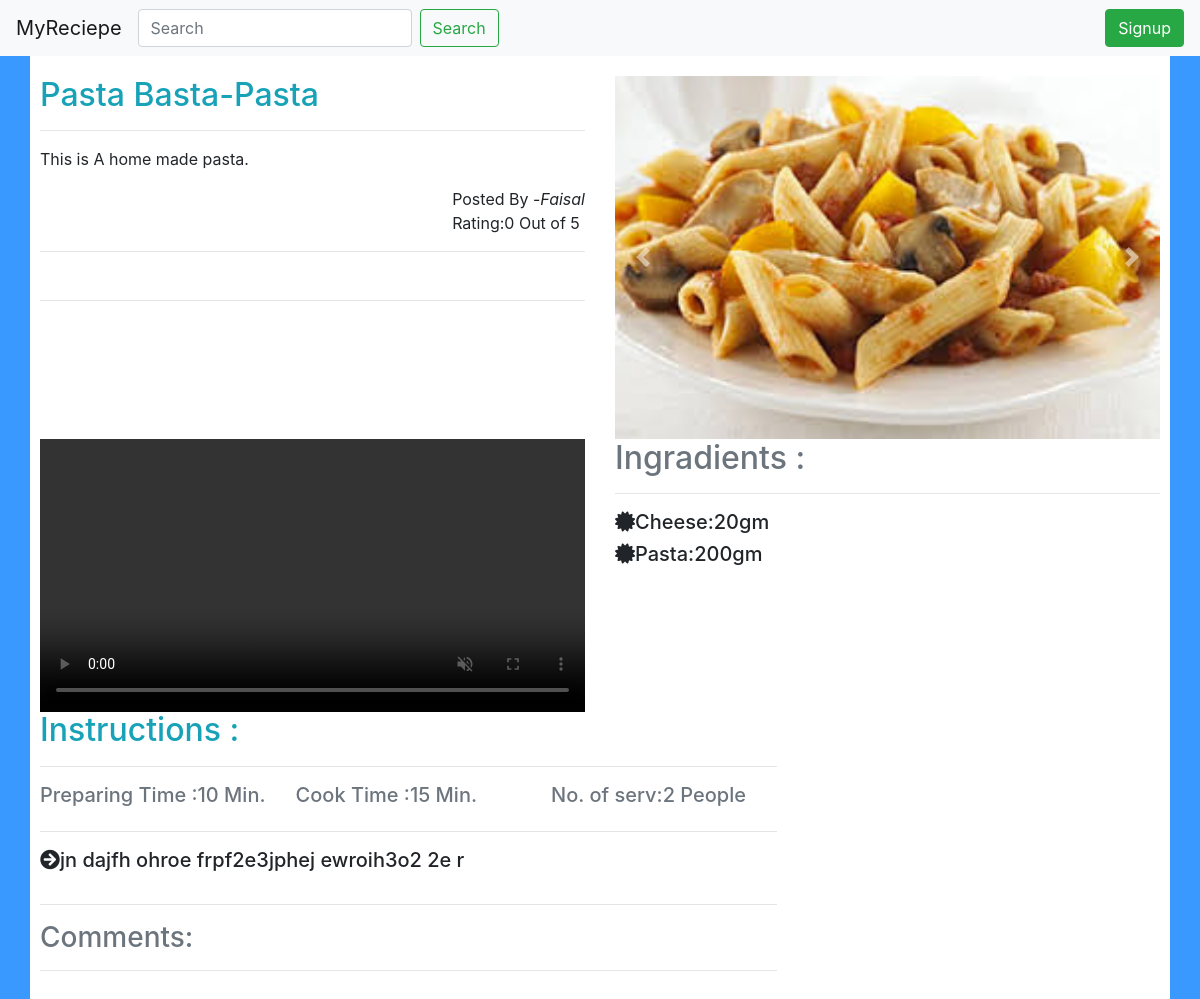
Page /showrecipe.php?postid=24 on the committed database.
### tables this page shows
CREATE TABLE `recipe_post` (
  `id` int(11) NOT NULL,
  `user_id` int(11) NOT NULL,
  `name` varchar(200) NOT NULL,
  `category` varchar(100) NOT NULL,
  `recipe_details` varchar(500) NOT NULL,
  `approve_status` tinyint(1) NOT NULL
);

CREATE TABLE `user` (
  `User_Id` int(11) NOT NULL,
  `Name` varchar(80) NOT NULL,
  `Dob` varchar(12) NOT NULL,
  `Gender` varchar(6) NOT NULL,
  `Email` varchar(50) NOT NULL,
  `Favourite` varchar(500) NOT NULL,
  `Password` varchar(200) NOT NULL,
  `Type` int(1) NOT NULL
);

CREATE TABLE `recipe_instruct` (
  `id` int(11) NOT NULL,
  `post_id` int(11) NOT NULL,
  `description` varchar(500) NOT NULL,
  `image` varchar(50) NOT NULL
);

CREATE TABLE `recipe_details` (
  `id` int(11) NOT NULL,
  `post_id` int(11) NOT NULL,
  `serving` float NOT NULL,
  `prep_time` float NOT NULL,
  `cook_time` float NOT NULL,
  `ingradiants` varchar(500) NOT NULL,
  `Video` varchar(50) NOT NULL
);

### showrecipe.php (the view, shortened to what this page needs)
<?php
if(!isset($_SESSION['id']))
{
    include('primaryheader.php');
}
$postid = $_GET['postid'];
$rating=0;
include("connection.php");
    $result=mysqli_query($conn,"SELECT image FROM recipe_instruct WHERE post_id=$postid");
    $rows=mysqli_num_rows($result);
    $result2=mysqli_query($conn,"SELECT recipe_post.name,recipe_post.recipe_details,recipe_post.category,user.Name from recipe_post INNER JOIN user where recipe_post.user_id=user.User_Id and recipe_post.id=$postid");
    $row2=mysqli_fetch_assoc($result2);
    $result3=mysqli_query($conn,"SELECT * FROM recipe_details WHERE post_id=$postid");
    $row3 = mysqli_fetch_assoc($result3);
    $result4=mysqli_query($conn,"SELECT description FROM recipe_instruct WHERE post_id=$postid");
    $rows4=mysqli_num_rows($result4);
?>
    <div class="container">
        <div class="row">
            <div class="col-md-6">
                <h2 class="text-info"><?php echo $row2['name']."-".$row2['category'];; ?></h2>
                <hr/>
                <p><?php echo $row2['recipe_details'] ?></p>
                <span class="float-right">Posted By -<cite><?php echo $row2['Name'] ?></cite><br/> Rating:<?php echo $rating?> Out of 5</span><br/><br/>
                <hr/>
                    <div class="row">
                        <div class="col-md-12">
                        </div>
                    </div>
                <hr/>
            </div>
            <div class="col-md-6">
                <div id="carouselExampleControls" class="carousel slide" data-ride="carousel">
                    <div class="carousel-inner">
                            <?php
                            if ($rows> 0)
                            {
                                $first = 0;
                                while($row = mysqli_fetch_assoc($result))
                                {
                                    $imagename = $row["image"];
                                    if($first==0)
                                    {
                                        echo "<div class='carousel-item active'>";
                                        echo "<img class='d-block w-100' src='./posts/$postid/pictures/$imagename' alt='First slide'>";
                                        echo "</div>";
                                        $first++;
                                    }
                                    else
                                    {
                                        echo "<div class='carousel-item'>";
                                        echo "<img class='d-block w-100' src='./posts/$postid/pictures/$imagename' alt='First slide'>";
                                        echo "</div>";
                                    }
                                }
                            }
                            ?>
                    </div>
                </div>
                    <a class="carousel-control-prev" href="#carouselExampleControls" role="button" data-slide="prev">
                        <span class="carousel-control-prev-icon" aria-hidden="true"></span>
                    </a>
                    <a class="carousel-control-next" href="#carouselExampleControls" role="button" data-slide="next">
                        <span class="carousel-control-next-icon" aria-hidden="true"></span>
                    </a>
            </div>
        </div>
        <div class="row">
            <div class="col-md-6">
                <video class="video-fluid z-depth-1 embed-responsive" autoplay loop controls muted>
                    <source src="<?php echo "./".$row3['Video'] ?>" type="video/mp4" />
                </video>
            </div>
            <div class="col-md-6">
                <h2 class="text-secondary">Ingradients :</h2>
                <hr/>
                <ul class="list-unstyled">
                    <?php
                    $string= explode(",",$row3['ingradiants']);
                    foreach($string as $ingradiant)
                    {
                        echo "<li><h5><i class='fas fa-certificate'></i>$ingradiant</h5></li>";
                    }
                    ?>
                </ul>
            </div>
        </div>
        <div class="row">
            <div class="col-md-8">
                <h2 class="text-info">Instructions :</h2>
                <hr/>
                <div class="row">
                    <div class="col-md-4">
                    <h5 class="text-secondary">Preparing Time :<?php echo $row3['prep_time'];?> Min.</h5>
                    </div>
                    <div class="col-md-4">
                    <h5 class="text-secondary">Cook Time :<?php echo $row3['cook_time'];?> Min.</h5>
                    </div>
                    <div class="col-md-4">
                    <h5 class="text-secondary">No. of serv:<?php echo $row3['serving'];?> People</h5>
                    </div>
                </div>
                <hr/>
                <ul class="list-unstyled">
                    <?php
                        if ($rows4> 0)
                        {
                            while($row4 = mysqli_fetch_assoc($result4))
                            {
                                $instract =$row4['description'];
                                echo "<li><h5><i class='fas fa-arrow-circle-right'></i>$instract</h5></li>";
                            }
                        }
                    ?>
                </ul>
            </div>
        </div>
        <div class="row">
            <div class="col-md-8">
                <hr/>
                <h3 class="text-secondary">Comments:</h3>
                <hr/>
            </div>
        </div>
        <div class="row">
            <div class="col-md-8">
            </div>
        </div>
    </div>
<?php
 include("footer.php");
?>

### primaryheader.php (shortened to what this page needs)
<!doctype html>
<html lang="en">
<head>
    <link rel="stylesheet" href="https://use.fontawesome.com/releases/v5.5.0/css/all.css">
    <link rel="stylesheet" href="./assets/css/bootstrap.min.css">
    <link rel="stylesheet" href="./assets/css/insidestyles.css">
</head>
<body>
    <nav class="navbar navbar-expand-lg navbar-light bg-light sticky-top  justify-items-between">
        <a class="navbar-brand" href="user.php">MyReciepe</a>
        <div class="collapse navbar-collapse" id="navbarNav">
                <form  class="form-inline">
                    <input class="form-control mr-sm-2" id="searchkey" type="search" onkeyup="search()" placeholder="Search" aria-label="Search">
                    <button class="btn btn-outline-success" type="button" onclick="location.href='home.php'">Search</button>
                </form>
        </div>
        <button class="btn btn-success" onclick="location.href='signup.php'">Signup</button>
    </nav>

### footer.php (shortened to what this page needs)
  </body>
</html>

### assets/css/insidestyles.css (style rules this page uses)
body { background-color: #3999ff; }
.container { background-color: #fff; height: 100%; padding: 20px 10px; }

### rows in the picture
recipe_post: name "Pasta Basta", category "Pasta", recipe_details "This is A home made pasta.", user.Name "Faisal"
recipe_instruct: image (picture), description "jn dajfh ohroe frpf2e3jphej ewroih3o2 2e r"
recipe_details: ingradiants "Cheese:20gm", ingradiants "Pasta:200gm", prep_time "10", cook_time "15", serving "2"

### other values in the picture
$rating "0"
